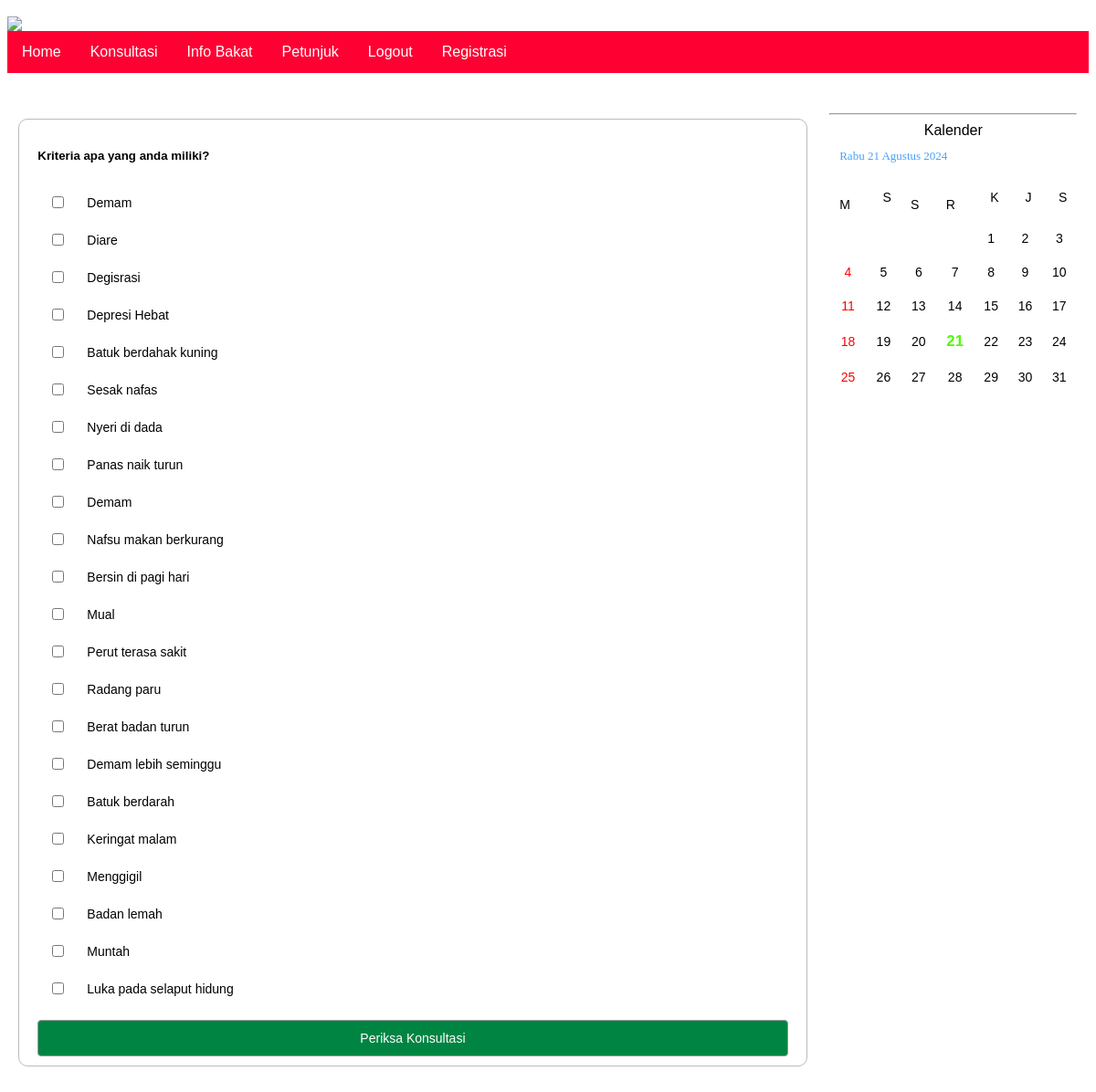
Page /index.php?p=konsultasi (signed in) on the committed database.
### tables this page shows
CREATE TABLE `gejala` (
  `id_gejala` int(11) NOT NULL,
  `kd_gejala` varchar(50) NOT NULL,
  `nm_gejala` varchar(50) NOT NULL,
  `bobot` int(11) NOT NULL
);

### konsultasi.php (the view, shortened to what this page needs)
<?php
	include "koneksi.php";
?>
<!DOCTYPE html>
<html lang="en">
<body>
<?php if(!empty($_SESSION['namapas']) && ($_SESSION['passpas'])){
?>
        <div class="navbar-inner" style="border:1px solid #bbb; border-radius:10px; padding:10px 20px 10px 20px; margin-top:50px; margin-left:auto; margin-right:auto;">
			<div>
                <div style="margin-top:10px">
                    <form name="form1" method="post" action="">
                        <table class="table table-condensed table-hover">
						<h5>Kriteria apa yang anda miliki?</h5>
                            <?php
                                $sg = mysqli_query($kon,"select * from gejala");
                                while($dg = mysqli_fetch_array($sg)){
                                    echo
                                    "<tr>
                                        <td class='text-center' width='2%'><input type='checkbox' name='item[]' id_gejala='item[]' value='$dg[id_gejala]'></td>
                                        <td class='text-left text-error' width='98%'>$dg[nm_gejala]</td>
                                    </tr>";
                                }
                            ?>
                        </table>
                        <div>
                            <input type="submit" class="btn btn-success" name="periksa" id="periksa" value="Periksa Konsultasi">
                        </div>
                    </form>
				</div>
			</div>
		</div>
<br><br><br><br>
<?php }else{
		echo "<script language='javascript'>
		alert('Sebelum melakukan Konsultasi, silahkan login terlebih dahulu');
		window.location=('?p=login')</script>";
} ?>
</body>
</html>

### index.php (shortened to what this page needs)
<?php
	include "koneksi.php";
?>
<!DOCTYPE html PUBLIC "-//W3C//DTD XHTML 1.0 Transitional//EN" "http://www.w3.org/TR/xhtml1/DTD/xhtml1-transitional.dtd">
<html xmlns="http://www.w3.org/1999/xhtml">
<head>
<link rel="stylesheet" type="text/css" href="style.css" />
</head>
<body>
	<div class="container1">
    <div class="grid">
<img src="image/banner.jpg" width="100%" />
    </div>
    </div>
          <div class="container2">
          <div class="grid">
          <div class="dh13">
<ul>
  <li><a href="<?php echo"?p=home";?>">Home</a></li>
  <li><a href="<?php echo"?p=konsultasi";?>">Konsultasi</a></li>
  <li><a href="<?php echo"?p=infopenyakit";?>">Info Bakat</a></li>
  <li><a href="<?php echo"?p=petunjuk";?>">Petunjuk</a></li>
  <?php if(!empty($_SESSION['namapas']) && !empty($_SESSION['passpas'])){ ?>
    	<li><a href="logout.php">Logout</a></li>
  <?php }else{ ?>
  		<li><a href="<?php echo "?p=login"; ?>">Login</a></li>
   <?php } ?>
   <li><a href="<?php echo"?p=registrasi";?>">Registrasi</a></li>
</ul>
</div>
<div class="dh9">
	<?php
		if ($_GET["p"] == "konsultasi"){
			include "konsultasi.php";
		}else if ($_GET["p"] == "infopenyakit"){
			include "infopenyakit.php";
		}else if ($_GET["p"] == "petunjuk"){
			include "petunjuk.php";
		}else if ($_GET["p"] == "login"){
			include "login.php";
		}else if ($_GET["p"] == "registrasi"){
			include "registrasi.php";
		}else if ($_GET["p"] == "hasil"){
			include "hasil.php";
		}else if($_GET["p"] == "home"){
			include "home.php";
		}else{
			include "home.php";
		}
		?>
</div>
<div class="dh3">
 <?php include "sidebar.php"; ?>
 </div>
</div>
</div>
</body>
</html>

### sidebar.php (shortened to what this page needs)
<br><br>
<hr>
<center><div class='alert alert-success'>Kalender</div></center>
  <?php
  include"fungsi_kalender.php";
  $tgl_skrg=date("d");
  $bln_skrg=date("n");
  $thn_skrg=date("Y");
  echo buatkalender($tgl_skrg,$bln_skrg,$thn_skrg);
  ?>

### fungsi_kalender.php (shortened to what this page needs)
<?php
function buatkalender($tanggal,$bulan,$tahun) {
  $bulanan=array(1=>"Januari","Februari","Maret","April",
                    "Mei","Juni","Juli","Agustus","September",
                    "Oktober","November","Desember");
$seminggu = array("Minggu","Senin","Selasa","Rabu","Kamis","Jumat","Sabtu");
$hari = date("w");
$hari_ini = $seminggu[$hari];
  $tgl=date("d");
  $bln=date("n");
  $thn=date("Y");
  $jmlhari = date("t",mktime(0,0,0,$bulan,1,$tahun));
  $haritglsatu = date("w",mktime(0,0,0,$bulan,1,$tahun));
  $kalender = "<table cellspacing=1 cellpadding=3
               border=0 class=altrowstable1 width=100%>\n";
  $kalender .= "<tr class=tr_terang>
               <td colspan=7 ><font face=tahoma size=2 color=#49a0fa>$hari_ini $tgl $bulanan[$bln] $thn
               </td></tr>\n";
  $kalender .= "<tr class=tr_judul>
                <td>&nbsp;&nbsp; M</td><td> &nbsp;&nbsp;S</td><td>&nbsp;&nbsp; S</td><td>&nbsp;&nbsp; R</td>
                <td>&nbsp;&nbsp;K</td><td>&nbsp;&nbsp;J</td><td>&nbsp;&nbsp;S</td></tr>\n";
  $a 	  = 1;
  $adabaris   = TRUE;
  $mulaicetak = 0;
  while ($adabaris) {
    $kalender .= "<tr align=center class=tr_terang>";
    for ($i = 0; $i < 7; $i++ ) {
      if ($mulaicetak < $haritglsatu) {
        $kalender .= "<td>&nbsp;</td>";
        $mulaicetak++;
      }
      elseif ($a <= $jmlhari) {
        $tt = $a;
        if ($a == $tanggal) {
          $tt = "<span  style='color: #53f80b; font-weight: bold;
                 font-size: larger; text-decoration: blink;'>$tt</span>";
        }
        if ($i == 0) {
          $tt = "<font color=\"#FF0000\">$tt</font>";
        }
        $kalender .= "<td>$tt</td>";
        $a++;
      }
      else {
        $kalender .= "<td>&nbsp;</td>";
      }
    }
    $kalender .= "</tr>\n";
    if ($a <= $jmlhari) {
      $adabaris = TRUE;
    }
    else {
      $adabaris = FALSE;
    }
  }
  $kalender .= "</table>\n";
  return $kalender;
}
?>

### style.css (style rules this page uses)
body { font-family:Arial; padding-left:0%; padding-right:0%; padding-top:10px; }
.container1 { background-color:#FFFFFF; }
.container2 { background-color:#FFFFFF; }
.grid { width:100%; padding-top:0px; padding-bottom:0px; overflow:hidden; }
.dh3 { width:22.91%; }
.dh9 { width:72.91%; }
.dh1, .dh2, .dh3, .dh4, .dh5, .dh6, .dh7, .dh8, .dh9, .dh10, .dh11, .dh12 { float:left; display:inline; margin:0 1.04%; }
form { margin:0; padding:0; }
input[type="submit"] { width:100%; margin-top:0.9em; color:#FFF; background-color:#008442; padding:0.8em; font-family:Arial; font-size:14px; text-align:center; cursor:pointer; border:1px solid #999999; border-radius:4px; }
a { color:#008442; text-decoration:none; }
ul { list-style-type: none; margin: 0; padding: 0; overflow: hidden; background-color: #FF0033; }
li { float: left; }
li a { display: block; color: white; text-align: center; padding: 14px 16px; text-decoration: none; }
table { width:100%; }
td { padding:10px; background-color:#FFFFFF; font-size:14px; }
.btn { font-family:Arial; font-size:14px; padding:9px 9px; text-align:center; cursor:pointer; border:1px solid transparent; border-radius:8px; }

### rows in the picture
gejala: nm_gejala "Demam"
gejala: nm_gejala "Diare"
gejala: nm_gejala "Degisrasi"
gejala: nm_gejala "Depresi Hebat"
gejala: nm_gejala "Batuk berdahak kuning"
gejala: nm_gejala "Sesak nafas"
gejala: nm_gejala "Nyeri di dada"
gejala: nm_gejala "Panas naik turun"
gejala: nm_gejala "Demam"
gejala: nm_gejala "Nafsu makan berkurang"
gejala: nm_gejala "Bersin di pagi hari"
gejala: nm_gejala "Mual"
gejala: nm_gejala "Perut terasa sakit"
gejala: nm_gejala "Radang paru"
gejala: nm_gejala "Berat badan turun"
gejala: nm_gejala "Demam lebih seminggu"
gejala: nm_gejala "Batuk berdarah"
gejala: nm_gejala "Keringat malam"
gejala: nm_gejala "Menggigil"
gejala: nm_gejala "Badan lemah"
gejala: nm_gejala "Muntah"
gejala: nm_gejala "Luka pada selaput hidung"

### other values in the picture
$tt "1"
$tt "2"
$tt "3"
$tt "4"
$tt "5"
$tt "6"
$tt "7"
$tt "8"
$tt "9"
$tt "10"
$tt "11"
$tt "12"
$tt "13"
$tt "14"
$tt "15"
